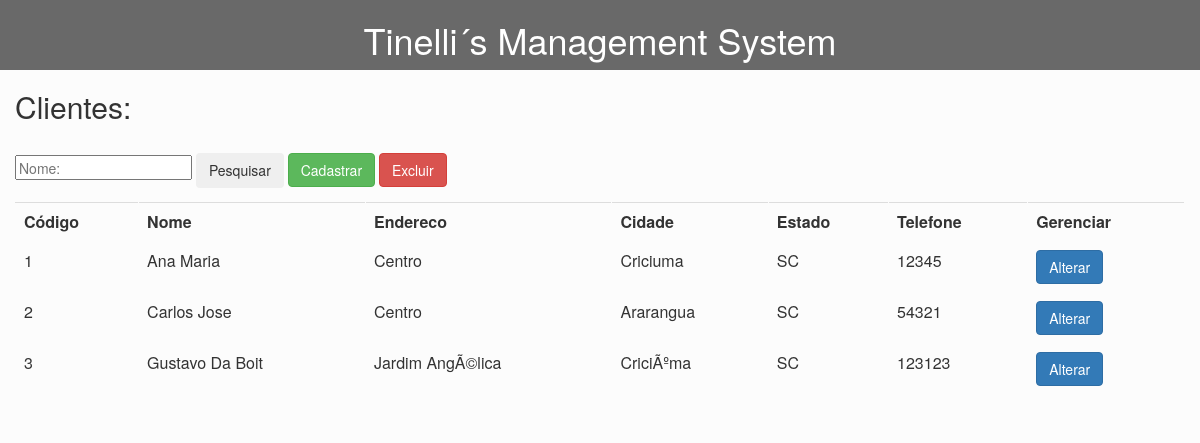
Screenshot of /industria/front/clientes.php with the database file from the repository.
### tables this page shows
CREATE TABLE IF NOT EXISTS `clientes` (
  `cod` int(5) NOT NULL AUTO_INCREMENT,
  `nome` varchar(50) NOT NULL,
  `endereco` varchar(50) NOT NULL,
  `cidade` varchar(50) NOT NULL,
  `estado` varchar(50) NOT NULL,
  `telefone` int(10) NOT NULL,
  PRIMARY KEY (`cod`)
);

### industria/front/clientes.php (the view, shortened to what this page needs)
<html>
<head>
    <link rel="stylesheet" href="https://maxcdn.bootstrapcdn.com/bootstrap/3.3.7/css/bootstrap.min.css">
    <link rel="stylesheet" href="css/styles.css">
</head>
<body>
    <header>
        <h1><a href='menu.html'>Tinelli´s Management System</a></h1>
    </header>
                            <?php
                         $consulta = "select cod,nome,endereco, cidade, estado, telefone from clientes";
                         $resultado = mysql_query($consulta);
                        while ($dados = mysql_fetch_array($resultado))
                        {
                        $strdados = $dados['cod'] . "*" .  $dados['nome'] . "*" . $dados['endereco'] . "*" . $dados['cidade'] .  "*" . $dados['estado'] .  "*" . $dados['telefone'];
                        ?>
                            <?php
                            }
                        ?>
    <div class="container">
        <div class="row">
            <h2>Clientes: </h2><br>
            <form action="clientes.php" method="POST">
                <input type="text" name="nome" placeholder="Nome:" class="span4"
                    style="margin-bottom: -2px; height: 25px;">
                <button type="submit" name="pesquisar" class="btn btn-large" style="height: 35px;">Pesquisar</button>
                <a href="#myModalCadastrar">
                    <button type="button" name="cadastrar" class="btn btn-success btn-large" data-toggle="modal"
                        data-target="#myModalCadastrar">Cadastrar</button>
                </a>
                <a href="#myModalExcluir" onclick="obterDadosModal('<?php echo $strdados ?>')">
                    <button type='button' id='excluir' name='excluir' class='btn btn-danger' data-toggle='modal'
                        data-target='#myModalExcluir'>Excluir</button>
                </a>
            </form>
            <table border="1px" bordercolor="#FCFCFC" class="table ">
                <tr>
                    <td><b>Código</b></td>
                    <td><b>Nome</b></td>
                    <td><b>Endereco</b></td>
                    <td><b>Cidade</b></td>
                    <td><b>Estado</b></td>
                    <td><b>Telefone</b></td>
                    <td><b>Gerenciar</b></td>
                </tr>
                <?php
                if (isset($_POST['pesquisar']))
                {
                   $nome   = strtoupper($_POST['nome']);
                   $consulta = "select cod,nome,endereco,cidade, estado, telefone from clientes
                                where UPPER(nome) like '%$nome%'";
                   $resultado = mysql_query($consulta);
                }
                else
                {
                    $consulta = "select cod,nome,endereco, cidade, estado, telefone from clientes";
                    $resultado = mysql_query($consulta);
                }
                while ($dados = mysql_fetch_array($resultado))
                {
                    $strdados = $dados['cod'] . "*" .  $dados['nome'] . "*" . $dados['endereco'] . "*" . $dados['cidade'] .  "*" . $dados['estado'] .  "*" . $dados['telefone'];
                ?>
                <tr>
                    <td>
                        <?php echo $dados['cod']; ?>
                    </td>
                    <td>
                        <?php echo $dados['nome']; ?>
                    </td>
                    <td>
                        <?php echo $dados['endereco']; ?>
                    </td>
                    <td>
                        <?php echo $dados['cidade']; ?>
                    </td>
                    <td>
                        <?php echo $dados['estado']; ?>
                    </td>
                    <td>
                        <?php echo $dados['telefone']; ?>
                    </td>
                    <td>
                        <a href="#myModalAlterar" onclick="obterDadosModal('<?php echo $strdados ?>')">
                            <button type='button' id='alterar' name='alterar' class='btn btn-primary'
                                data-toggle='modal' data-target='#myModalAlterar'>Alterar</button>
                        </a>
                    </td>
                </tr>
                <?php
                }
                ?>
            </table>
        </div>
    </div>
</body>
</html>

### industria/front/css/styles.css (style rules this page uses)
body { background-color: #FCFCFC; margin: 0; padding: 0; }
header { display: flex; background-color: dimgray; align-items: center; justify-content: center; width: 100%; }
header h1 { display: flex; background-color: dimgray; color: white; }
a:link , a:visited, a:hover, a:active { color: white; text-decoration: none; }

### rows the page displays
clientes: cod "1", nome "Ana Maria", endereco "Centro", cidade "Criciuma", estado "SC", telefone "12345"
clientes: cod "2", nome "Carlos Jose", endereco "Centro", cidade "Ararangua", estado "SC", telefone "54321"
clientes: cod "3", nome "Gustavo Da Boit", endereco "Jardim AngÃ©lica", cidade "CriciÃºma", estado "SC", telefone "123123"
